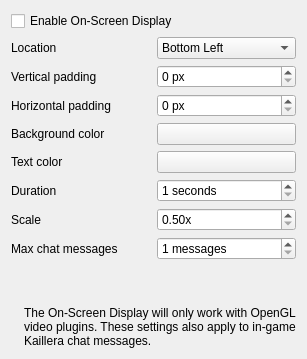
             <widget class="QWidget" name="tab_6">
              <attribute name="title">
               <string>OSD</string>
              </attribute>
              <layout class="QVBoxLayout" name="verticalLayout_13">
               <item>
                <widget class="QCheckBox" name="osdEnabledCheckBox">
                 <property name="text">
                  <string>Enable On-Screen Display</string>
                 </property>
                </widget>
               </item>
               <item>
                <layout class="QHBoxLayout" name="horizontalLayout_10">
                 <item>
                  <widget class="QLabel" name="label_9">
                   <property name="text">
                    <string>Location</string>
                   </property>
                  </widget>
                 </item>
                 <item>
                  <widget class="QComboBox" name="osdLocationComboBox">
                   <item>
                    <property name="text">
                     <string>Bottom Left</string>
                    </property>
                   </item>
                   <item>
                    <property name="text">
                     <string>Top Left</string>
                    </property>
                   </item>
                   <item>
                    <property name="text">
                     <string>Top Right</string>
                    </property>
                   </item>
                   <item>
                    <property name="text">
                     <string>Bottom Right</string>
                    </property>
                   </item>
                  </widget>
                 </item>
                </layout>
               </item>
               <item>
                <layout class="QHBoxLayout" name="horizontalLayout_8">
                 <item>
                  <widget class="QLabel" name="label_7">
                   <property name="text">
                    <string>Vertical padding</string>
                   </property>
                  </widget>
                 </item>
                 <item>
                  <widget class="QSpinBox" name="osdVerticalPaddingSpinBox">
                   <property name="specialValueText">
                    <string/>
                   </property>
                   <property name="suffix">
                    <string> px</string>
                   </property>
                  </widget>
                 </item>
                </layout>
               </item>
               <item>
                <layout class="QHBoxLayout" name="horizontalLayout_9">
                 <item>
                  <widget class="QLabel" name="label_8">
                   <property name="text">
                    <string>Horizontal padding</string>
                   </property>
                  </widget>
                 </item>
                 <item>
                  <widget class="QSpinBox" name="osdHorizontalPaddingSpinBox">
                   <property name="specialValueText">
                    <string/>
                   </property>
                   <property name="suffix">
                    <string> px</string>
                   </property>
                  </widget>
                 </item>
                </layout>
               </item>
               <item>
                <layout class="QHBoxLayout" name="horizontalLayout_15">
                 <item>
                  <widget class="QLabel" name="label_14">
                   <property name="text">
                    <string>Background color</string>
                   </property>
                  </widget>
                 </item>
                 <item>
                  <widget class="QPushButton" name="changeBackgroundColorButton">
                   <property name="text">
                    <string/>
                   </property>
                  </widget>
                 </item>
                </layout>
               </item>
               <item>
                <layout class="QHBoxLayout" name="horizontalLayout_16">
                 <item>
                  <widget class="QLabel" name="label_15">
                   <property name="text">
                    <string>Text color</string>
                   </property>
                  </widget>
                 </item>
                 <item>
                  <widget class="QPushButton" name="changeTextColorButton">
                   <property name="text">
                    <string/>
                   </property>
                  </widget>
                 </item>
                </layout>
               </item>
               <item>
                <layout class="QHBoxLayout" name="horizontalLayout_12">
                 <item>
                  <widget class="QLabel" name="label_11">
                   <property name="text">
                    <string>Duration</string>
                   </property>
                  </widget>
                 </item>
                 <item>
                  <widget class="QSpinBox" name="osdDurationSpinBox">
                   <property name="suffix">
                    <string> seconds</string>
                   </property>
                   <property name="minimum">
                    <number>1</number>
                   </property>
                  </widget>
                 </item>
                </layout>
               </item>
               <item>
                <layout class="QHBoxLayout" name="horizontalLayout_23">
                 <item>
                  <widget class="QLabel" name="label_20">
                   <property name="text">
                    <string>Scale</string>
                   </property>
                  </widget>
                 </item>
                 <item>
                  <widget class="QDoubleSpinBox" name="osdScaleDoubleSpinBox">
                   <property name="decimals">
                    <number>2</number>
                   </property>
                   <property name="singleStep">
                    <double>0.100000000000000</double>
                   </property>
                   <property name="minimum">
                    <double>0.500000000000000</double>
                   </property>
                   <property name="maximum">
                    <double>3.000000000000000</double>
                   </property>
                   <property name="suffix">
                    <string>x</string>
                   </property>
                  </widget>
                 </item>
                </layout>
               </item>
               <item>
                <layout class="QHBoxLayout" name="horizontalLayout_22">
                 <item>
                  <widget class="QLabel" name="label_19">
                   <property name="text">
                    <string>Max chat messages</string>
                   </property>
                  </widget>
                 </item>
                 <item>
                  <widget class="QSpinBox" name="osdMaxMessagesSpinBox">
                   <property name="suffix">
                    <string> messages</string>
                   </property>
                   <property name="minimum">
                    <number>1</number>
                   </property>
                   <property name="maximum">
                    <number>50</number>
                   </property>
                  </widget>
                 </item>
                </layout>
               </item>
               <item>
                <spacer name="verticalSpacer_17">
                 <property name="orientation">
                  <enum>Qt::Orientation::Vertical</enum>
                 </property>
                 <property name="sizeHint" stdset="0">
                  <size>
                   <width>20</width>
                   <height>40</height>
                  </size>
                 </property>
                </spacer>
               </item>
               <item>
                <layout class="QHBoxLayout" name="emulationInfoLayout_7">
                 <item>
                  <widget class="QLabel" name="infoIconLabel_9">
                   <property name="sizePolicy">
                    <sizepolicy hsizetype="Minimum" vsizetype="Preferred">
                     <horstretch>0</horstretch>
                     <verstretch>0</verstretch>
                    </sizepolicy>
                   </property>
                   <property name="text">
                    <string/>
                   </property>
                   <property name="pixmap">
                    <pixmap>:/newPrefix/Resource/Info.ico</pixmap>
                   </property>
                   <property name="wordWrap">
                    <bool>false</bool>
                   </property>
                  </widget>
                 </item>
                 <item>
                  <widget class="QLabel" name="label_115">
                   <property name="sizePolicy">
                    <sizepolicy hsizetype="Expanding" vsizetype="Minimum">
                     <horstretch>0</horstretch>
                     <verstretch>0</verstretch>
                    </sizepolicy>
                   </property>
                   <property name="midLineWidth">
                    <number>1</number>
                   </property>
                   <property name="text">
                    <string>The On-Screen Display will only work with OpenGL video plugins. These settings also apply to in-game Kaillera chat messages.</string>
                   </property>
                   <property name="textFormat">
                    <enum>Qt::TextFormat::PlainText</enum>
                   </property>
                   <property name="wordWrap">
                    <bool>true</bool>
                   </property>
                  </widget>
                 </item>
                </layout>
               </item>
              </layout>
             </widget>
